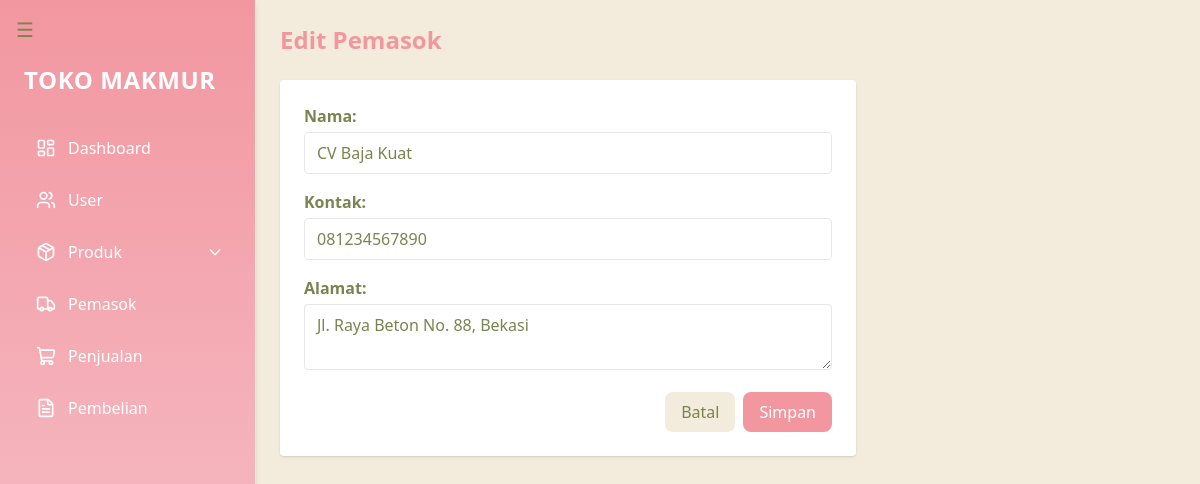
The app's page /pemasok/edit/5/ with its own data.
### produk/models.py (models this page shows, shortened)
class Pemasok(models.Model):
    nama = models.CharField(max_length=100, verbose_name=_("Nama Pemasok"))
    kontak = models.CharField(max_length=100, verbose_name=_("Kontak"))
    alamat = models.TextField(verbose_name=_("Alamat"))
    class Meta:
        verbose_name = _("Pemasok")
        verbose_name_plural = _("Pemasok")

### produk/views.py (the view)
# urls.py: path('pemasok/edit/<int:id>/', views.edit_pemasok, name='edit_pemasok'),
def edit_pemasok(request, id):
    pemasok = get_object_or_404(Pemasok, pk=id)
    if request.method == 'POST':
        pemasok.nama = request.POST['nama']
        pemasok.kontak = request.POST['kontak']
        pemasok.alamat = request.POST['alamat']
        pemasok.save()
        return redirect('pemasok')
    return render(request, 'produk/edit_pemasok.html', {'pemasok': pemasok})

### produk/templates/produk/edit_pemasok.html (shortened to what this page needs)
{% extends 'layouts.html' %}
{% block content %}
<h2 class="text-2xl font-bold mb-6 text-[#F297A0]">Edit Pemasok</h2>
<form method="POST" class="bg-white p-6 rounded shadow max-w-xl">
  <div class="mb-4">
    <label class="block font-semibold mb-1" for="nama">Nama:</label>
    <input type="text" name="nama" id="nama" value="{{ pemasok.nama }}" class="w-full border px-3 py-2 rounded" required>
  </div>
  <div class="mb-4">
    <label class="block font-semibold mb-1" for="kontak">Kontak:</label>
    <input type="text" name="kontak" id="kontak" value="{{ pemasok.kontak }}" class="w-full border px-3 py-2 rounded" required>
  </div>
  <div class="mb-4">
    <label class="block font-semibold mb-1" for="alamat">Alamat:</label>
    <textarea name="alamat" id="alamat" class="w-full border px-3 py-2 rounded" required>{{ pemasok.alamat }}</textarea>
  </div>
  <div class="flex justify-end space-x-2">
    <a href="{% url 'pemasok' %}" class="px-4 py-2 bg-[#F3EBDB] text-[#7A8450] rounded-lg hover:bg-[#e4dccb] transition-all">Batal</a>
    <button type="submit" class="px-4 py-2 bg-[#F297A0] text-white rounded-lg hover:bg-[#e1858b] transition-all">Simpan</button>
  </div>
</form>
{% endblock %}

### produk/templates/layouts.html (style rules this page uses)
.transition-all { transition: all 0.3s ease-in-out; }

### records on screen
Pemasok: nama "CV Baja Kuat", kontak "081234567890", alamat "Jl. Raya Beton No. 88, Bekasi"
